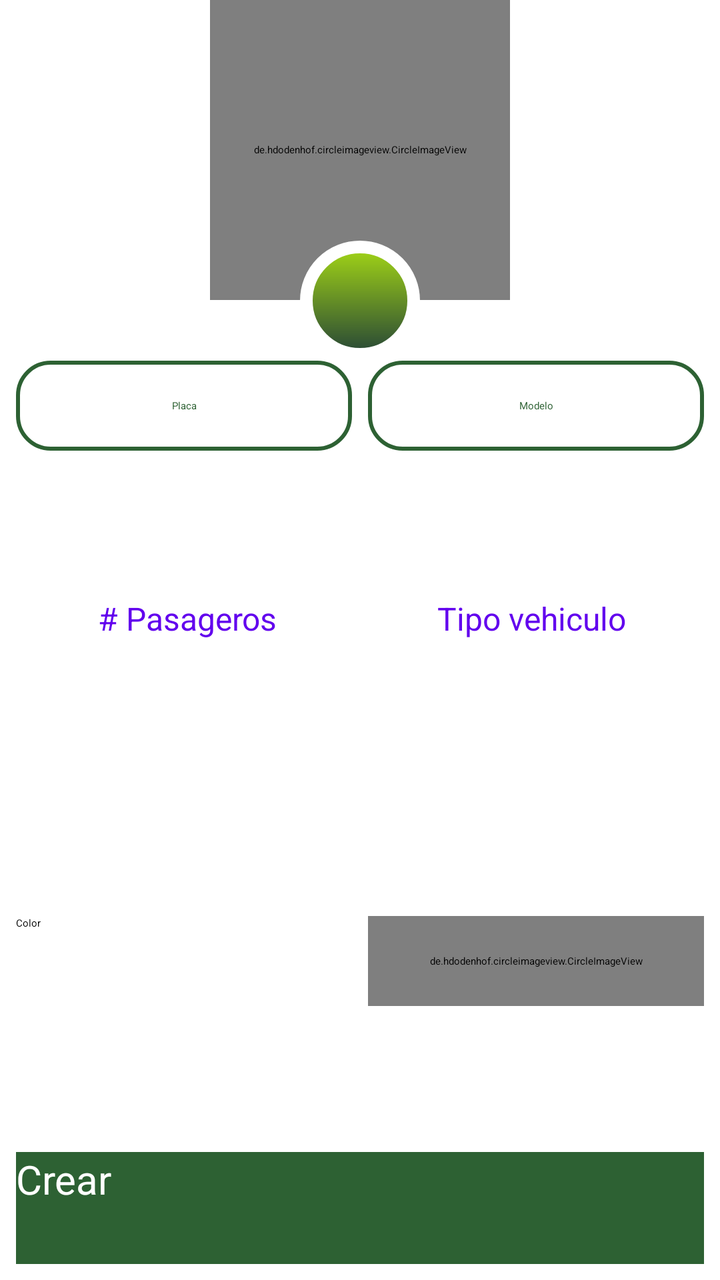
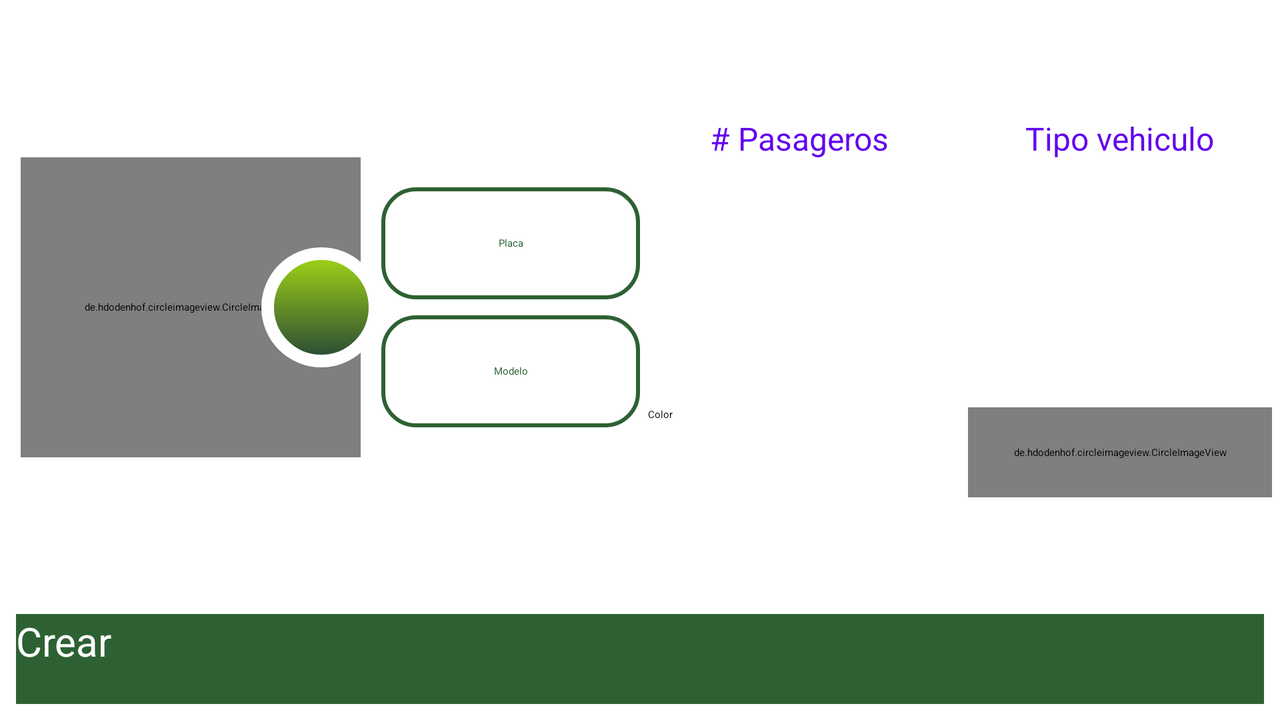

First picture: res/layout/ on a phone held upright. Second picture: the repository's own variant of that layout, on a device whose configuration matches the variant's folder. Source for both follows.
<!-- AndroidManifest.xml: application theme Theme.Vehicle -->
<!-- res/layout/fragment_add.xml -->
<?xml version="1.0" encoding="utf-8"?>
<androidx.constraintlayout.widget.ConstraintLayout
    xmlns:android="http://schemas.android.com/apk/res/android"
    xmlns:app="http://schemas.android.com/apk/res-auto"
    xmlns:tools="http://schemas.android.com/tools"
    android:layout_width="match_parent"
    android:layout_height="match_parent"
    tools:context=".ui.add.AddFragment">

    <androidx.constraintlayout.widget.ConstraintLayout
        android:id="@+id/constraintLayout"
        android:layout_width="0dp"
        android:layout_height="wrap_content"
        app:layout_constraintEnd_toEndOf="parent"
        app:layout_constraintStart_toStartOf="parent"
        app:layout_constraintTop_toTopOf="parent">

        <de.hdodenhof.circleimageview.CircleImageView
            android:id="@+id/CIVPhoteVevicle"
            android:layout_width="@dimen/dimen_height"
            android:layout_height="@dimen/dimen_height"
            android:src="@drawable/playa_la_roca"
            app:civ_border_color="@android:color/white"
            app:civ_border_width="3pt"
            app:layout_constraintEnd_toEndOf="parent"
            app:layout_constraintStart_toStartOf="parent"
            app:layout_constraintTop_toTopOf="parent" />

        <LinearLayout
            android:layout_width="@dimen/icono_60dp"
            android:layout_height="@dimen/icono_60dp"
            android:layout_alignParentBottom="true"
            android:layout_centerHorizontal="true"
            android:layout_marginTop="-30dp"
            android:background="@drawable/background_camera"
            android:gravity="center"
            android:orientation="vertical"
            app:layout_constraintEnd_toEndOf="parent"
            app:layout_constraintStart_toStartOf="parent"
            app:layout_constraintTop_toBottomOf="@+id/CIVPhoteVevicle">

            <ImageView
                android:id="@+id/ivIconoCamara"
                android:layout_width="@dimen/dimens_21dp"
                android:layout_height="wrap_content"
                android:layout_gravity="center"
                android:layout_margin="@dimen/dimen_15dp"
                android:background="@color/verdeColorPrimary"
                android:gravity="center"
                android:src="@drawable/ic_camera" />
        </LinearLayout>

    </androidx.constraintlayout.widget.ConstraintLayout>

    <androidx.constraintlayout.widget.ConstraintLayout
        android:id="@+id/linearLayout"
        android:layout_width="match_parent"
        android:layout_height="0dp"
        android:layout_marginStart="@dimen/dimen_8dp"
        android:layout_marginEnd="@dimen/dimen_8dp"
        android:orientation="vertical"
        app:layout_constraintBottom_toTopOf="@+id/btnCrear"
        app:layout_constraintEnd_toEndOf="parent"
        app:layout_constraintStart_toStartOf="parent"
        app:layout_constraintTop_toBottomOf="@+id/constraintLayout">

        <LinearLayout
            android:id="@+id/linearLayout4"
            android:layout_width="match_parent"
            android:layout_height="wrap_content"
            android:layout_gravity="center_horizontal"
            android:orientation="horizontal"
            app:layout_constraintEnd_toEndOf="parent"
            app:layout_constraintStart_toStartOf="parent"
            app:layout_constraintTop_toTopOf="parent">

            <LinearLayout
                android:layout_width="0dp"
                android:layout_height="wrap_content"
                android:layout_weight="1"
                android:layout_marginEnd="@dimen/dimen_4dp"
                android:background="@drawable/edt_main">
                <EditText
                    android:id="@+id/editTextPlacaNew"
                    android:layout_width="match_parent"
                    android:layout_height="@dimen/dimen_45dp"
                    android:layout_gravity="center"
                    android:background="@android:color/transparent"
                    android:gravity="center"
                    android:hint="Placa"
                    android:inputType="textCapCharacters"
                    android:maxLength="6"
                    android:textColor="@color/verdeColorPrimary"
                    android:textColorHint="@color/verdeColorPrimary"
                    tools:ignore="TextFields" />
            </LinearLayout>

            <LinearLayout
                android:layout_width="0dp"
                android:layout_height="wrap_content"
                android:layout_weight="1"
                android:layout_marginStart="@dimen/dimen_4dp"
                android:background="@drawable/edt_main">
                <EditText
                    android:id="@+id/editTextModeloNew"
                    android:layout_width="match_parent"
                    android:layout_height="@dimen/dimen_45dp"
                    android:layout_gravity="center"
                    android:background="@android:color/transparent"
                    android:gravity="center"
                    android:hint="Modelo"
                    android:maxLength="4"
                    android:inputType="number"
                    android:textColor="@color/verdeColorPrimary"
                    android:textColorHint="@color/verdeColorPrimary"
                    tools:ignore="TextFields" />
            </LinearLayout>
        </LinearLayout>

        <LinearLayout
            android:id="@+id/linearLayout5"
            android:layout_width="match_parent"
            android:layout_height="wrap_content"
            android:layout_gravity="center_horizontal"
            android:orientation="horizontal"
            app:layout_constraintBottom_toTopOf="@+id/llSelectColor"
            app:layout_constraintEnd_toEndOf="parent"
            app:layout_constraintStart_toStartOf="parent"
            app:layout_constraintTop_toBottomOf="@+id/linearLayout4">

            <LinearLayout
                android:layout_width="0dp"
                android:layout_height="wrap_content"
                android:orientation="vertical"
                android:gravity="center"
                android:layout_weight="2">
                <TextView
                    android:layout_width="wrap_content"
                    android:layout_height="wrap_content"
                    android:text="# Pasageros"
                    android:textAlignment="center"
                    android:textColor="@color/design_default_color_primary"
                    android:textSize="16sp" />

                <Spinner
                    android:id="@+id/spNumPasageros"
                    android:layout_width="match_parent"
                    android:layout_height="@dimen/dimen_45dp"
                    android:layout_margin="10dp"
                    android:hint="Numero Pasageros"
                    android:textAlignment="center" />
            </LinearLayout>
            <LinearLayout
                android:layout_width="0dp"
                android:layout_height="wrap_content"
                android:orientation="vertical"
                android:gravity="center"
                android:layout_weight="2">
                <TextView
                    android:layout_width="wrap_content"
                    android:layout_height="wrap_content"
                    android:text="Tipo vehiculo"
                    android:textAlignment="center"
                    android:textColor="@color/design_default_color_primary"
                    android:textSize="16sp" />
                <Spinner
                    android:id="@+id/spTypeVehicle"
                    android:layout_width="match_parent"
                    android:layout_height="@dimen/dimen_45dp"
                    android:layout_margin="10dp"
                    android:hint="Numero Pasageros"
                    android:textAlignment="center" />
            </LinearLayout>

        </LinearLayout>

        <LinearLayout
            android:id="@+id/llSelectColor"
            android:layout_width="match_parent"
            android:layout_height="wrap_content"
            android:orientation="horizontal"
            app:layout_constraintBottom_toBottomOf="parent"
            app:layout_constraintEnd_toEndOf="parent"
            app:layout_constraintStart_toStartOf="parent"
            app:layout_constraintTop_toBottomOf="@+id/linearLayout5" >

            <Button
                android:id="@+id/btnSelectColorBg"
                android:layout_width="0dp"
                android:layout_weight="2"
                android:layout_marginEnd="@dimen/dimen_8dp"
                android:layout_height="@dimen/dimen_45dp"
                android:text="Color"
                app:cornerRadius="4dp"/>

            <de.hdodenhof.circleimageview.CircleImageView
                android:id="@+id/CIVColorChange"
                android:layout_width="0dp"
                android:layout_weight="2"
                android:background="@color/colorAccent"
                android:layout_height="@dimen/dimen_45dp"/>

        </LinearLayout>

    </androidx.constraintlayout.widget.ConstraintLayout>

    <Button
        android:id="@+id/btnCrear"
        android:layout_width="match_parent"
        android:layout_height="@dimen/dimen_56dp"
        android:layout_gravity="center"
        android:background="@color/verdeColorAccent"
        android:text="@string/btn_create"
        android:textColor="@android:color/white"
        android:textSize="20sp"
        android:layout_margin="@dimen/dimen_8dp"
        app:layout_constraintBottom_toBottomOf="parent"
        app:layout_constraintEnd_toEndOf="parent"
        app:layout_constraintStart_toStartOf="parent" />

</androidx.constraintlayout.widget.ConstraintLayout>
<!-- resources referenced by this layout -->
<resources>
  <color name="verdeColorAccent">#2d6133</color>
  <color name="verdeColorPrimary">#2d6133</color>
  <dimen name="dimen_15dp">15dp</dimen>
  <dimen name="dimen_45dp">45dp</dimen>
  <dimen name="dimen_4dp">4dp</dimen>
  <dimen name="dimen_56dp">56dp</dimen>
  <dimen name="dimen_8dp">8dp</dimen>
  <dimen name="dimen_height">150dp</dimen>
  <dimen name="dimens_21dp">21dp</dimen>
  <dimen name="icono_60dp">60dp</dimen>
  <!-- drawable background_camera (drawable) -->
  <?xml version="1.0" encoding="utf-8"?>
  <shape xmlns:android="http://schemas.android.com/apk/res/android"
      android:shape="rectangle">
  
      <stroke android:color="@android:color/white" android:width="3pt"/>
      <corners android:radius="90dp"/>
      <gradient android:angle="90" android:startColor="@color/verdeColorPrimaryDark" android:endColor="@color/verdePrimary"/>
  
  </shape>
  <!-- drawable edt_main (drawable) -->
  <?xml version="1.0" encoding="utf-8"?>
  <shape xmlns:android="http://schemas.android.com/apk/res/android">
  
      <stroke android:color="@color/verdeColorPrimary" android:width="1pt"/>
      <corners android:radius="8pt"/>
  
  </shape>
  <string name="btn_create">Crear</string>
  <color name="verdeColorPrimaryDark">#264636</color>
  <color name="verdePrimary">#A3D616</color>
</resources>
<!-- res/layout-land/fragment_add.xml (the repository's variant of the layout above) -->
<!-- drawn on the phone turned sideways -->
<?xml version="1.0" encoding="utf-8"?>
<androidx.constraintlayout.widget.ConstraintLayout
    xmlns:android="http://schemas.android.com/apk/res/android"
    xmlns:app="http://schemas.android.com/apk/res-auto"
    xmlns:tools="http://schemas.android.com/tools"
    android:layout_width="match_parent"
    android:layout_height="match_parent"
    tools:context=".ui.add.AddFragment">

    <androidx.constraintlayout.widget.ConstraintLayout
        android:id="@+id/constraintLayout2"
        android:layout_width="0dp"
        android:layout_height="0dp"
        app:layout_constraintBottom_toTopOf="@+id/btnCrear"
        app:layout_constraintEnd_toStartOf="@+id/constraintLayout3"
        app:layout_constraintStart_toStartOf="parent"
        app:layout_constraintTop_toTopOf="parent">

        <de.hdodenhof.circleimageview.CircleImageView
            android:id="@+id/CIVPhoteVevicle"
            android:layout_width="170dp"
            android:layout_height="@dimen/dimen_height"
            android:src="@drawable/playa_la_roca"
            app:civ_border_color="@android:color/white"
            app:civ_border_width="3pt"
            app:layout_constraintBottom_toBottomOf="parent"
            app:layout_constraintEnd_toStartOf="@+id/linearLayout4"
            app:layout_constraintStart_toStartOf="parent"
            app:layout_constraintTop_toTopOf="parent" />

        <LinearLayout
            android:id="@+id/linearLayout2"
            android:layout_width="@dimen/icono_60dp"
            android:layout_height="@dimen/icono_60dp"
            android:layout_alignParentBottom="true"
            android:layout_centerHorizontal="true"
            android:layout_marginStart="-50dp"
            android:background="@drawable/background_camera"
            android:gravity="center"
            android:orientation="vertical"
            app:layout_constraintBottom_toBottomOf="@+id/CIVPhoteVevicle"
            app:layout_constraintStart_toEndOf="@+id/CIVPhoteVevicle"
            app:layout_constraintTop_toTopOf="@+id/CIVPhoteVevicle">

            <ImageView
                android:id="@+id/ivIconoCamara"
                android:layout_width="@dimen/dimens_21dp"
                android:layout_height="wrap_content"
                android:layout_gravity="center"
                android:layout_margin="@dimen/dimen_15dp"
                android:background="@color/verdeColorPrimary"
                android:gravity="center"
                android:src="@drawable/ic_camera" />
        </LinearLayout>

        <LinearLayout
            android:id="@+id/linearLayout4"
            android:layout_width="0dp"
            android:layout_height="wrap_content"
            android:layout_gravity="center_horizontal"
            android:orientation="vertical"
            app:layout_constraintBottom_toBottomOf="parent"
            app:layout_constraintEnd_toEndOf="parent"
            app:layout_constraintStart_toEndOf="@+id/linearLayout2"
            app:layout_constraintTop_toTopOf="parent">

            <LinearLayout
                android:layout_width="match_parent"
                android:layout_height="wrap_content"
                android:layout_marginBottom="@dimen/dimen_8dp"
                android:background="@drawable/edt_main">

                <EditText
                    android:id="@+id/editTextPlacaNew"
                    android:layout_width="match_parent"
                    android:layout_height="@dimen/dimen_56dp"
                    android:layout_gravity="center"
                    android:background="@android:color/transparent"
                    android:gravity="center"
                    android:hint="Placa"
                    android:inputType="textCapCharacters"
                    android:maxLength="6"
                    android:textColor="@color/verdeColorPrimary"
                    android:textColorHint="@color/verdeColorPrimary"
                    tools:ignore="TextFields" />
            </LinearLayout>

            <LinearLayout
                android:layout_width="match_parent"
                android:layout_height="wrap_content"
                android:background="@drawable/edt_main">

                <EditText
                    android:id="@+id/editTextModeloNew"
                    android:layout_width="match_parent"
                    android:layout_height="@dimen/dimen_56dp"
                    android:layout_gravity="center"
                    android:background="@android:color/transparent"
                    android:gravity="center"
                    android:hint="Modelo"
                    android:inputType="number"
                    android:maxLength="4"
                    android:textColor="@color/verdeColorPrimary"
                    android:textColorHint="@color/verdeColorPrimary"
                    tools:ignore="TextFields" />
            </LinearLayout>
        </LinearLayout>

    </androidx.constraintlayout.widget.ConstraintLayout>

    <androidx.constraintlayout.widget.ConstraintLayout
        android:id="@+id/constraintLayout3"
        android:layout_width="0dp"
        android:layout_height="0dp"
        app:layout_constraintBottom_toTopOf="@+id/btnCrear"
        app:layout_constraintEnd_toEndOf="parent"
        app:layout_constraintStart_toEndOf="@+id/constraintLayout2"
        app:layout_constraintTop_toTopOf="parent">

        <LinearLayout
            android:id="@+id/linearLayout5"
            android:layout_width="match_parent"
            android:layout_height="wrap_content"
            android:layout_gravity="center_horizontal"
            android:orientation="horizontal"
            app:layout_constraintBottom_toTopOf="@+id/llSelectColor"
            app:layout_constraintEnd_toEndOf="parent"
            app:layout_constraintStart_toStartOf="parent"
            app:layout_constraintTop_toTopOf="parent">

            <LinearLayout
                android:layout_width="0dp"
                android:layout_height="wrap_content"
                android:layout_weight="2"
                android:gravity="center"
                android:orientation="vertical">

                <TextView
                    android:layout_width="wrap_content"
                    android:layout_height="wrap_content"
                    android:text="# Pasageros"
                    android:textAlignment="center"
                    android:textColor="@color/design_default_color_primary"
                    android:textSize="16sp" />

                <Spinner
                    android:id="@+id/spNumPasageros"
                    android:layout_width="match_parent"
                    android:layout_height="@dimen/dimen_45dp"
                    android:layout_margin="10dp"
                    android:textAlignment="center" />
            </LinearLayout>

            <LinearLayout
                android:layout_width="0dp"
                android:layout_height="wrap_content"
                android:layout_weight="2"
                android:gravity="center"
                android:orientation="vertical">

                <TextView
                    android:layout_width="wrap_content"
                    android:layout_height="wrap_content"
                    android:text="Tipo vehiculo"
                    android:textAlignment="center"
                    android:textColor="@color/design_default_color_primary"
                    android:textSize="16sp" />

                <Spinner
                    android:id="@+id/spTypeVehicle"
                    android:layout_width="match_parent"
                    android:layout_height="@dimen/dimen_45dp"
                    android:layout_margin="10dp"
                    android:textAlignment="center"
                    tools:ignore="TouchTargetSizeCheck" />
            </LinearLayout>

        </LinearLayout>

        <LinearLayout
            android:id="@+id/llSelectColor"
            android:layout_width="match_parent"
            android:layout_height="wrap_content"
            android:layout_marginStart="4dp"
            android:layout_marginEnd="4dp"
            android:orientation="horizontal"
            app:layout_constraintBottom_toBottomOf="parent"
            app:layout_constraintEnd_toEndOf="parent"
            app:layout_constraintStart_toStartOf="parent"
            app:layout_constraintTop_toBottomOf="@+id/linearLayout5">

            <Button
                android:id="@+id/btnSelectColorBg"
                android:layout_width="0dp"
                android:layout_height="@dimen/dimen_45dp"
                android:layout_marginEnd="@dimen/dimen_8dp"
                android:layout_weight="2"
                android:text="Color"
                app:cornerRadius="4dp"
                tools:ignore="TouchTargetSizeCheck" />

            <de.hdodenhof.circleimageview.CircleImageView
                android:id="@+id/CIVColorChange"
                android:layout_width="0dp"
                android:layout_height="@dimen/dimen_45dp"
                android:layout_weight="2"
                android:background="@color/colorAccent" />

        </LinearLayout>

    </androidx.constraintlayout.widget.ConstraintLayout>

    <Button
        android:id="@+id/btnCrear"
        android:layout_width="match_parent"
        android:layout_height="@dimen/dimen_45dp"
        android:layout_gravity="center"
        android:background="@color/verdeColorAccent"
        android:text="@string/btn_create"
        android:layout_margin="@dimen/dimen_8dp"
        android:textColor="@android:color/white"
        android:textSize="20sp"
        app:layout_constraintBottom_toBottomOf="parent"
        app:layout_constraintEnd_toEndOf="parent"
        app:layout_constraintStart_toStartOf="parent" />

</androidx.constraintlayout.widget.ConstraintLayout>
<!-- resources referenced by the variant -->
<!-- as the phone turned sideways resolves them -->
<resources>
  <color name="verdeColorAccent">#2d6133</color>
  <color name="verdeColorPrimary">#2d6133</color>
  <dimen name="dimen_15dp">15dp</dimen>
  <dimen name="dimen_45dp">45dp</dimen>
  <dimen name="dimen_56dp">56dp</dimen>
  <dimen name="dimen_8dp">8dp</dimen>
  <dimen name="dimen_height">150dp</dimen>
  <dimen name="dimens_21dp">21dp</dimen>
  <dimen name="icono_60dp">60dp</dimen>
  <!-- drawable background_camera (drawable) -->
  <?xml version="1.0" encoding="utf-8"?>
  <shape xmlns:android="http://schemas.android.com/apk/res/android"
      android:shape="rectangle">
  
      <stroke android:color="@android:color/white" android:width="3pt"/>
      <corners android:radius="90dp"/>
      <gradient android:angle="90" android:startColor="@color/verdeColorPrimaryDark" android:endColor="@color/verdePrimary"/>
  
  </shape>
  <!-- drawable edt_main (drawable) -->
  <?xml version="1.0" encoding="utf-8"?>
  <shape xmlns:android="http://schemas.android.com/apk/res/android">
  
      <stroke android:color="@color/verdeColorPrimary" android:width="1pt"/>
      <corners android:radius="8pt"/>
  
  </shape>
  <string name="btn_create">Crear</string>
  <color name="verdeColorPrimaryDark">#264636</color>
  <color name="verdePrimary">#A3D616</color>
</resources>
